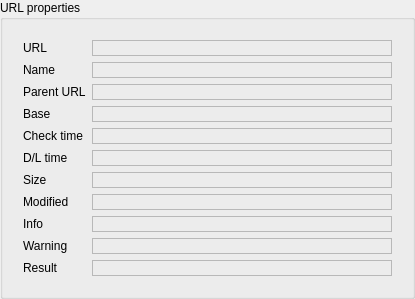
       <widget class="QGroupBox" name="url_properties">
        <property name="sizePolicy">
         <sizepolicy hsizetype="Preferred" vsizetype="Expanding">
          <horstretch>0</horstretch>
          <verstretch>0</verstretch>
         </sizepolicy>
        </property>
        <property name="title">
         <string>URL properties</string>
        </property>
        <property name="alignment">
         <set>Qt::AlignLeading|Qt::AlignLeft|Qt::AlignTop</set>
        </property>
        <layout class="QHBoxLayout" name="horizontalLayout_2">
         <item>
          <widget class="QFrame" name="frame">
           <property name="frameShape">
            <enum>QFrame::NoFrame</enum>
           </property>
           <property name="frameShadow">
            <enum>QFrame::Plain</enum>
           </property>
           <property name="lineWidth">
            <number>0</number>
           </property>
           <layout class="QFormLayout" name="formLayout">
            <property name="fieldGrowthPolicy">
             <enum>QFormLayout::ExpandingFieldsGrow</enum>
            </property>
            <item row="0" column="0">
             <widget class="QLabel" name="label_2">
              <property name="text">
               <string>URL</string>
              </property>
             </widget>
            </item>
            <item row="0" column="1">
             <widget class="QLabel" name="prop_url">
              <property name="sizePolicy">
               <sizepolicy hsizetype="MinimumExpanding" vsizetype="Preferred">
                <horstretch>0</horstretch>
                <verstretch>0</verstretch>
               </sizepolicy>
              </property>
              <property name="minimumSize">
               <size>
                <width>300</width>
                <height>0</height>
               </size>
              </property>
              <property name="frameShape">
               <enum>QFrame::StyledPanel</enum>
              </property>
              <property name="frameShadow">
               <enum>QFrame::Sunken</enum>
              </property>
              <property name="text">
               <string/>
              </property>
              <property name="textFormat">
               <enum>Qt::RichText</enum>
              </property>
              <property name="openExternalLinks">
               <bool>true</bool>
              </property>
              <property name="textInteractionFlags">
               <set>Qt::LinksAccessibleByMouse|Qt::TextSelectableByMouse</set>
              </property>
             </widget>
            </item>
            <item row="1" column="0">
             <widget class="QLabel" name="label_3">
              <property name="text">
               <string>Name</string>
              </property>
             </widget>
            </item>
            <item row="1" column="1">
             <widget class="QLabel" name="prop_name">
              <property name="sizePolicy">
               <sizepolicy hsizetype="MinimumExpanding" vsizetype="Preferred">
                <horstretch>0</horstretch>
                <verstretch>0</verstretch>
               </sizepolicy>
              </property>
              <property name="minimumSize">
               <size>
                <width>300</width>
                <height>0</height>
               </size>
              </property>
              <property name="frameShape">
               <enum>QFrame::StyledPanel</enum>
              </property>
              <property name="frameShadow">
               <enum>QFrame::Sunken</enum>
              </property>
              <property name="text">
               <string/>
              </property>
              <property name="textFormat">
               <enum>Qt::PlainText</enum>
              </property>
              <property name="textInteractionFlags">
               <set>Qt::LinksAccessibleByMouse|Qt::TextSelectableByMouse</set>
              </property>
             </widget>
            </item>
            <item row="2" column="0">
             <widget class="QLabel" name="label_4">
              <property name="text">
               <string>Parent URL</string>
              </property>
             </widget>
            </item>
            <item row="2" column="1">
             <widget class="QLabel" name="prop_parenturl">
              <property name="sizePolicy">
               <sizepolicy hsizetype="MinimumExpanding" vsizetype="Preferred">
                <horstretch>0</horstretch>
                <verstretch>0</verstretch>
               </sizepolicy>
              </property>
              <property name="minimumSize">
               <size>
                <width>300</width>
                <height>0</height>
               </size>
              </property>
              <property name="frameShape">
               <enum>QFrame::StyledPanel</enum>
              </property>
              <property name="frameShadow">
               <enum>QFrame::Sunken</enum>
              </property>
              <property name="text">
               <string/>
              </property>
              <property name="textFormat">
               <enum>Qt::RichText</enum>
              </property>
              <property name="openExternalLinks">
               <bool>true</bool>
              </property>
              <property name="textInteractionFlags">
               <set>Qt::LinksAccessibleByMouse|Qt::TextSelectableByMouse</set>
              </property>
             </widget>
            </item>
            <item row="3" column="0">
             <widget class="QLabel" name="label_5">
              <property name="text">
               <string>Base</string>
              </property>
             </widget>
            </item>
            <item row="3" column="1">
             <widget class="QLabel" name="prop_base">
              <property name="sizePolicy">
               <sizepolicy hsizetype="MinimumExpanding" vsizetype="Preferred">
                <horstretch>0</horstretch>
                <verstretch>0</verstretch>
               </sizepolicy>
              </property>
              <property name="minimumSize">
               <size>
                <width>300</width>
                <height>0</height>
               </size>
              </property>
              <property name="frameShape">
               <enum>QFrame::StyledPanel</enum>
              </property>
              <property name="frameShadow">
               <enum>QFrame::Sunken</enum>
              </property>
              <property name="text">
               <string/>
              </property>
              <property name="textFormat">
               <enum>Qt::RichText</enum>
              </property>
              <property name="openExternalLinks">
               <bool>false</bool>
              </property>
              <property name="textInteractionFlags">
               <set>Qt::LinksAccessibleByMouse|Qt::TextSelectableByMouse</set>
              </property>
             </widget>
            </item>
            <item row="4" column="0">
             <widget class="QLabel" name="label_7">
              <property name="text">
               <string>Check time</string>
              </property>
             </widget>
            </item>
            <item row="4" column="1">
             <widget class="QLabel" name="prop_checktime">
              <property name="sizePolicy">
               <sizepolicy hsizetype="MinimumExpanding" vsizetype="Preferred">
                <horstretch>0</horstretch>
                <verstretch>0</verstretch>
               </sizepolicy>
              </property>
              <property name="minimumSize">
               <size>
                <width>300</width>
                <height>0</height>
               </size>
              </property>
              <property name="frameShape">
               <enum>QFrame::StyledPanel</enum>
              </property>
              <property name="frameShadow">
               <enum>QFrame::Sunken</enum>
              </property>
              <property name="text">
               <string/>
              </property>
              <property name="textFormat">
               <enum>Qt::PlainText</enum>
              </property>
              <property name="textInteractionFlags">
               <set>Qt::LinksAccessibleByMouse|Qt::TextSelectableByMouse</set>
              </property>
             </widget>
            </item>
            <item row="5" column="0">
             <widget class="QLabel" name="label_8">
              <property name="text">
               <string>D/L time</string>
              </property>
             </widget>
            </item>
            <item row="5" column="1">
             <widget class="QLabel" name="prop_dltime">
              <property name="sizePolicy">
               <sizepolicy hsizetype="MinimumExpanding" vsizetype="Preferred">
                <horstretch>0</horstretch>
                <verstretch>0</verstretch>
               </sizepolicy>
              </property>
              <property name="minimumSize">
               <size>
                <width>300</width>
                <height>0</height>
               </size>
              </property>
              <property name="frameShape">
               <enum>QFrame::StyledPanel</enum>
              </property>
              <property name="frameShadow">
               <enum>QFrame::Sunken</enum>
              </property>
              <property name="text">
               <string/>
              </property>
              <property name="textFormat">
               <enum>Qt::PlainText</enum>
              </property>
              <property name="textInteractionFlags">
               <set>Qt::LinksAccessibleByMouse|Qt::TextSelectableByMouse</set>
              </property>
             </widget>
            </item>
            <item row="6" column="0">
             <widget class="QLabel" name="label_9">
              <property name="text">
               <string>Size</string>
              </property>
             </widget>
            </item>
            <item row="6" column="1">
             <widget class="QLabel" name="prop_size">
              <property name="sizePolicy">
               <sizepolicy hsizetype="MinimumExpanding" vsizetype="Preferred">
                <horstretch>0</horstretch>
                <verstretch>0</verstretch>
               </sizepolicy>
              </property>
              <property name="minimumSize">
               <size>
                <width>300</width>
                <height>0</height>
               </size>
              </property>
              <property name="frameShape">
               <enum>QFrame::StyledPanel</enum>
              </property>
              <property name="frameShadow">
               <enum>QFrame::Sunken</enum>
              </property>
              <property name="text">
               <string/>
              </property>
              <property name="textFormat">
               <enum>Qt::PlainText</enum>
              </property>
              <property name="textInteractionFlags">
               <set>Qt::LinksAccessibleByMouse|Qt::TextSelectableByMouse</set>
              </property>
             </widget>
            </item>
            <item row="8" column="0">
             <widget class="QLabel" name="label_10">
              <property name="text">
               <string>Info</string>
              </property>
             </widget>
            </item>
            <item row="8" column="1">
             <widget class="QLabel" name="prop_info">
              <property name="sizePolicy">
               <sizepolicy hsizetype="MinimumExpanding" vsizetype="Preferred">
                <horstretch>0</horstretch>
                <verstretch>0</verstretch>
               </sizepolicy>
              </property>
              <property name="minimumSize">
               <size>
                <width>300</width>
                <height>0</height>
               </size>
              </property>
              <property name="frameShape">
               <enum>QFrame::StyledPanel</enum>
              </property>
              <property name="frameShadow">
               <enum>QFrame::Sunken</enum>
              </property>
              <property name="text">
               <string/>
              </property>
              <property name="textFormat">
               <enum>Qt::PlainText</enum>
              </property>
              <property name="wordWrap">
               <bool>true</bool>
              </property>
              <property name="textInteractionFlags">
               <set>Qt::LinksAccessibleByMouse|Qt::TextSelectableByMouse</set>
              </property>
             </widget>
            </item>
            <item row="9" column="0">
             <widget class="QLabel" name="label_11">
              <property name="text">
               <string>Warning</string>
              </property>
             </widget>
            </item>
            <item row="9" column="1">
             <widget class="QLabel" name="prop_warning">
              <property name="sizePolicy">
               <sizepolicy hsizetype="MinimumExpanding" vsizetype="Preferred">
                <horstretch>0</horstretch>
                <verstretch>0</verstretch>
               </sizepolicy>
              </property>
              <property name="minimumSize">
               <size>
                <width>300</width>
                <height>0</height>
               </size>
              </property>
              <property name="frameShape">
               <enum>QFrame::StyledPanel</enum>
              </property>
              <property name="frameShadow">
               <enum>QFrame::Sunken</enum>
              </property>
              <property name="text">
               <string/>
              </property>
              <property name="textFormat">
               <enum>Qt::PlainText</enum>
              </property>
              <property name="scaledContents">
               <bool>true</bool>
              </property>
              <property name="wordWrap">
               <bool>true</bool>
              </property>
              <property name="textInteractionFlags">
               <set>Qt::LinksAccessibleByMouse|Qt::TextSelectableByMouse</set>
              </property>
             </widget>
            </item>
            <item row="10" column="0">
             <widget class="QLabel" name="label_12">
              <property name="text">
               <string>Result</string>
              </property>
             </widget>
            </item>
            <item row="10" column="1">
             <widget class="QLabel" name="prop_result">
              <property name="sizePolicy">
               <sizepolicy hsizetype="MinimumExpanding" vsizetype="Preferred">
                <horstretch>0</horstretch>
                <verstretch>0</verstretch>
               </sizepolicy>
              </property>
              <property name="minimumSize">
               <size>
                <width>300</width>
                <height>0</height>
               </size>
              </property>
              <property name="frameShape">
               <enum>QFrame::StyledPanel</enum>
              </property>
              <property name="frameShadow">
               <enum>QFrame::Sunken</enum>
              </property>
              <property name="text">
               <string/>
              </property>
              <property name="textFormat">
               <enum>Qt::PlainText</enum>
              </property>
              <property name="textInteractionFlags">
               <set>Qt::LinksAccessibleByMouse|Qt::TextSelectableByMouse</set>
              </property>
             </widget>
            </item>
            <item row="7" column="0">
             <widget class="QLabel" name="label_16">
              <property name="text">
               <string>Modified</string>
              </property>
             </widget>
            </item>
            <item row="7" column="1">
             <widget class="QLabel" name="prop_modified">
              <property name="sizePolicy">
               <sizepolicy hsizetype="MinimumExpanding" vsizetype="Preferred">
                <horstretch>0</horstretch>
                <verstretch>0</verstretch>
               </sizepolicy>
              </property>
              <property name="minimumSize">
               <size>
                <width>300</width>
                <height>0</height>
               </size>
              </property>
              <property name="frameShape">
               <enum>QFrame::StyledPanel</enum>
              </property>
              <property name="frameShadow">
               <enum>QFrame::Sunken</enum>
              </property>
              <property name="text">
               <string/>
              </property>
              <property name="textFormat">
               <enum>Qt::PlainText</enum>
              </property>
              <property name="textInteractionFlags">
               <set>Qt::LinksAccessibleByMouse|Qt::TextSelectableByMouse</set>
              </property>
             </widget>
            </item>
           </layout>
          </widget>
         </item>
        </layout>
       </widget>
